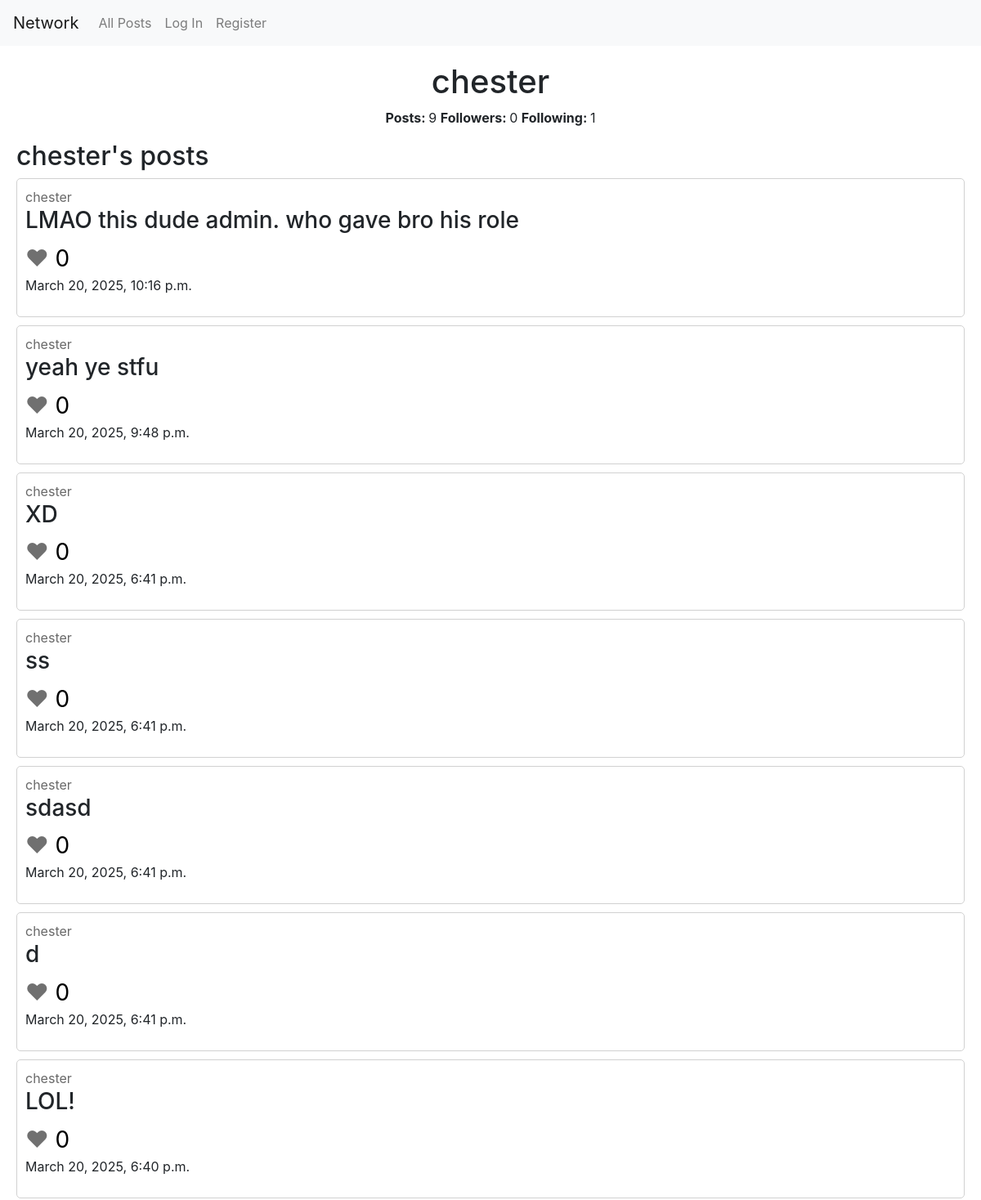
The app's page /chester (upper part), older data.
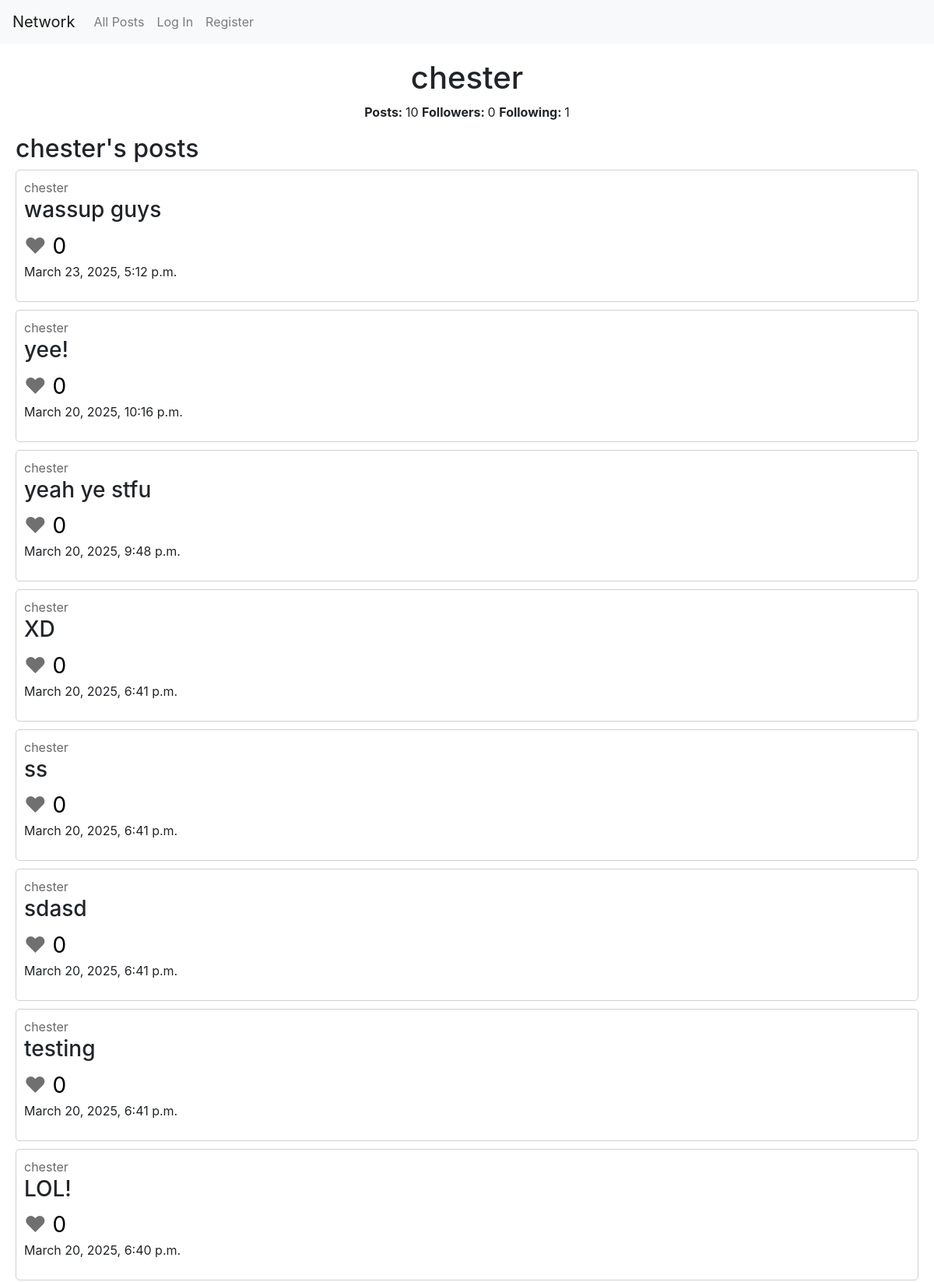
The same page, newer data.
### network/models.py (models this page shows)
class User(AbstractUser):
    followers = models.ManyToManyField("self", blank=True, symmetrical=False, related_name="following_users")
    following = models.ManyToManyField("self", blank=True, symmetrical=False, related_name="followers_users")

class Post(models.Model):
    content = models.TextField(max_length=250)
    likes = models.IntegerField(default=0)
    creator = models.ForeignKey(User, on_delete=models.CASCADE)
    timestamp = models.DateTimeField(auto_now_add=True)

### network/views.py (the view)
# urls.py: path("<str:username>", views.user_account, name="user_account"),
def user_account(request, username):
    user = User.objects.get(username=username)
    all_posts = Post.objects.filter(creator = user.id).order_by("-timestamp")
    return render(request, "network/user_account.html", {
        "show_user": user,
        "all_posts": all_posts,
        "post_count": len(all_posts),
        "followers": user.followers.count(),
        "following": user.following.count()
    })

### network/templates/network/user_account.html (shortened to what this page needs)
{% extends "network/layout.html" %}
{% block body %}
    <div id="profile-div">
        <h1>{{ show_user.username }}</h1>
        <p>
            <span class="bold">Posts: </span><span>{{ post_count }}</span>
            <span class="bold">Followers: </span><span>{{ followers }}</span>
            <span class="bold">Following: </span><span>{{ following }}</span>
        </p>
    </div>
    <h2>{{ show_user.username }}'s posts</h2>
    {% include 'network/posts.html' %}
{% endblock %}

### network/templates/network/layout.html (shortened to what this page needs)
{% load static %}
<!DOCTYPE html>
<html lang="en">
    <head>
        <link rel="stylesheet" href="https://stackpath.bootstrapcdn.com/bootstrap/4.4.1/css/bootstrap.min.css">
        <link href="{% static 'network/styles.css' %}" rel="stylesheet">
    </head>
    <body>
        <nav class="navbar navbar-expand-lg navbar-light bg-light">
            <a class="navbar-brand" href="#">Network</a>
            <div>
              <ul class="navbar-nav mr-auto">
                <li class="nav-item">
                  <a class="nav-link" href="{% url 'index' %}">All Posts</a>
                </li>
                {% if user.is_authenticated %}
                    <li class="nav-item">
                        <a class="nav-link" href="{% url 'followed_posts' %}">Following</a>
                    </li>
                    <li class="nav-item">
                        <a class="nav-link" href="{% url 'logout' %}">Log Out</a>
                    </li>
                {% else %}
                    <li class="nav-item">
                        <a class="nav-link" href="{% url 'login' %}">Log In</a>
                    </li>
                    <li class="nav-item">
                        <a class="nav-link" href="{% url 'register' %}">Register</a>
                    </li>
                {% endif %}
              </ul>
            </div>
          </nav>
        <div class="body">
            {% block body %}
            {% endblock %}
        </div>
    </body>
</html>

### network/templates/network/posts.html (shortened to what this page needs)
{% for post in all_posts %}
    <div class="post">
        <span><a href="{% url 'user_account' post.creator %}" class="user-link">{{ post.creator }}</a></span>
        <h3 class="post-content">{{ post.content }}</h3>
        <span class="heart">&hearts;</span><span class="likes"> {{ post.likes }}</span>
        <p>
        <span>{{ post.timestamp }}</span>
        </p>
    </div>
    {% empty %}
    <h3>No posts at the moment</h3>
{% endfor %}

### network/static/network/styles.css (style rules this page uses)
.body { margin: 20px; }
.post { border: solid rgb(209, 209, 209) 1px; border-radius: 5px; margin-bottom: 10px; padding: 10px; }
.user-link { color: rgb(105, 105, 105); }
.heart { font-size: 28px; color: rgb(112, 112, 112); }
.likes { color: rgb(0, 0, 0); font-size: 28px; }
#profile-div { text-align: center; }
.bold { font-weight: bold; }

Row changes from the older to the newer data that the page shows:
added Post: creator "chester", content "wassup guys", likes "0", timestamp "March 23, 2025, 5:12 p.m."
changed Post: content "LMAO this dude admin. who gave bro his role" → "yee!"
changed Post: content "d" → "testing"
Text that changed along with them:
{{ post_count }}: "9" → "10"
